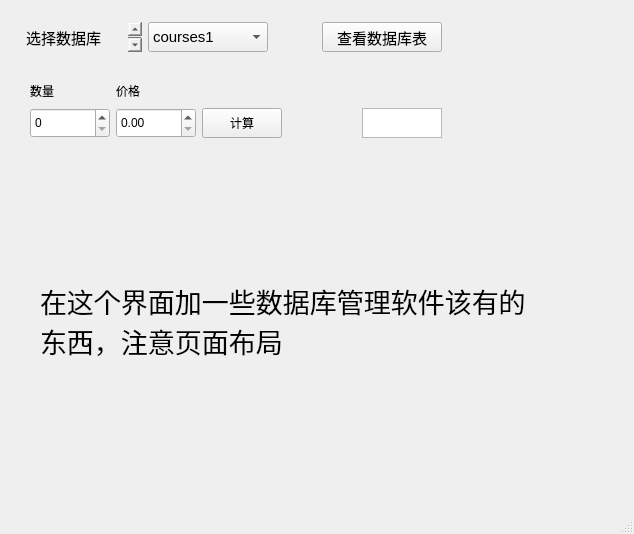
<?xml version="1.0" encoding="UTF-8"?>
<ui version="4.0">
 <class>MainWindow</class>
 <widget class="QMainWindow" name="MainWindow">
  <property name="geometry">
   <rect>
    <x>0</x>
    <y>0</y>
    <width>634</width>
    <height>534</height>
   </rect>
  </property>
  <property name="windowTitle">
   <string>MainWindow</string>
  </property>
  <widget class="QWidget" name="centralwidget">
   <widget class="QLabel" name="label">
    <property name="geometry">
     <rect>
      <x>40</x>
      <y>170</y>
      <width>491</width>
      <height>301</height>
     </rect>
    </property>
    <property name="font">
     <font>
      <pointsize>20</pointsize>
     </font>
    </property>
    <property name="text">
     <string>在这个界面加一些数据库管理软件该有的东西，注意页面布局</string>
    </property>
    <property name="wordWrap">
     <bool>true</bool>
    </property>
   </widget>
   <widget class="QWidget" name="layoutWidget">
    <property name="geometry">
     <rect>
      <x>22</x>
      <y>21</y>
      <width>420</width>
      <height>32</height>
     </rect>
    </property>
    <layout class="QHBoxLayout" name="horizontalLayout">
     <item>
      <widget class="QPlainTextEdit" name="plainTextEdit">
       <property name="sizePolicy">
        <sizepolicy hsizetype="Preferred" vsizetype="Fixed">
         <horstretch>0</horstretch>
         <verstretch>0</verstretch>
        </sizepolicy>
       </property>
       <property name="minimumSize">
        <size>
         <width>120</width>
         <height>30</height>
        </size>
       </property>
       <property name="maximumSize">
        <size>
         <width>120</width>
         <height>30</height>
        </size>
       </property>
       <property name="font">
        <font>
         <pointsize>11</pointsize>
        </font>
       </property>
       <property name="styleSheet">
        <string notr="true">border:0px;background-color:transparent;</string>
       </property>
       <property name="readOnly">
        <bool>true</bool>
       </property>
       <property name="plainText">
        <string>选择数据库表：</string>
       </property>
      </widget>
     </item>
     <item>
      <widget class="QComboBox" name="cmbTable">
       <property name="minimumSize">
        <size>
         <width>120</width>
         <height>30</height>
        </size>
       </property>
       <property name="maximumSize">
        <size>
         <width>120</width>
         <height>30</height>
        </size>
       </property>
       <property name="font">
        <font>
         <pointsize>11</pointsize>
        </font>
       </property>
       <item>
        <property name="text">
         <string>courses1</string>
        </property>
       </item>
       <item>
        <property name="text">
         <string>depts1</string>
        </property>
       </item>
       <item>
        <property name="text">
         <string>scores1</string>
        </property>
       </item>
       <item>
        <property name="text">
         <string>students1</string>
        </property>
       </item>
      </widget>
     </item>
     <item>
      <spacer name="horizontalSpacer">
       <property name="orientation">
        <enum>Qt::Horizontal</enum>
       </property>
       <property name="sizeHint" stdset="0">
        <size>
         <width>40</width>
         <height>20</height>
        </size>
       </property>
      </spacer>
     </item>
     <item>
      <widget class="QPushButton" name="pbtnShow">
       <property name="sizePolicy">
        <sizepolicy hsizetype="Preferred" vsizetype="Fixed">
         <horstretch>0</horstretch>
         <verstretch>0</verstretch>
        </sizepolicy>
       </property>
       <property name="minimumSize">
        <size>
         <width>120</width>
         <height>30</height>
        </size>
       </property>
       <property name="maximumSize">
        <size>
         <width>120</width>
         <height>30</height>
        </size>
       </property>
       <property name="font">
        <font>
         <pointsize>11</pointsize>
        </font>
       </property>
       <property name="text">
        <string>查看数据库表</string>
       </property>
      </widget>
     </item>
    </layout>
   </widget>
   <widget class="QWidget" name="">
    <property name="geometry">
     <rect>
      <x>30</x>
      <y>80</y>
      <width>412</width>
      <height>58</height>
     </rect>
    </property>
    <layout class="QGridLayout" name="gridLayout">
     <item row="0" column="0">
      <widget class="QLabel" name="label_2">
       <property name="text">
        <string>数量</string>
       </property>
      </widget>
     </item>
     <item row="0" column="1">
      <widget class="QLabel" name="label_3">
       <property name="text">
        <string>价格</string>
       </property>
      </widget>
     </item>
     <item row="0" column="2" colspan="3">
      <spacer name="horizontalSpacer_2">
       <property name="orientation">
        <enum>Qt::Horizontal</enum>
       </property>
       <property name="sizeHint" stdset="0">
        <size>
         <width>238</width>
         <height>20</height>
        </size>
       </property>
      </spacer>
     </item>
     <item row="1" column="0">
      <widget class="QSpinBox" name="spinTotal">
       <property name="minimumSize">
        <size>
         <width>80</width>
         <height>30</height>
        </size>
       </property>
       <property name="maximumSize">
        <size>
         <width>80</width>
         <height>30</height>
        </size>
       </property>
      </widget>
     </item>
     <item row="1" column="1">
      <widget class="QDoubleSpinBox" name="dspinPrice">
       <property name="minimumSize">
        <size>
         <width>80</width>
         <height>30</height>
        </size>
       </property>
       <property name="maximumSize">
        <size>
         <width>80</width>
         <height>30</height>
        </size>
       </property>
      </widget>
     </item>
     <item row="1" column="2">
      <widget class="QPushButton" name="pbtnCompute">
       <property name="minimumSize">
        <size>
         <width>80</width>
         <height>30</height>
        </size>
       </property>
       <property name="maximumSize">
        <size>
         <width>80</width>
         <height>30</height>
        </size>
       </property>
       <property name="text">
        <string>计算</string>
       </property>
      </widget>
     </item>
     <item row="1" column="3">
      <spacer name="horizontalSpacer_3">
       <property name="orientation">
        <enum>Qt::Horizontal</enum>
       </property>
       <property name="sizeHint" stdset="0">
        <size>
         <width>58</width>
         <height>20</height>
        </size>
       </property>
      </spacer>
     </item>
     <item row="1" column="4">
      <widget class="QPlainTextEdit" name="ptxtResult">
       <property name="minimumSize">
        <size>
         <width>80</width>
         <height>30</height>
        </size>
       </property>
       <property name="maximumSize">
        <size>
         <width>80</width>
         <height>30</height>
        </size>
       </property>
      </widget>
     </item>
    </layout>
   </widget>
  </widget>
  <widget class="QMenuBar" name="menubar">
   <property name="geometry">
    <rect>
     <x>0</x>
     <y>0</y>
     <width>634</width>
     <height>25</height>
    </rect>
   </property>
  </widget>
  <widget class="QStatusBar" name="statusbar"/>
 </widget>
 <resources/>
 <connections/>
</ui>
